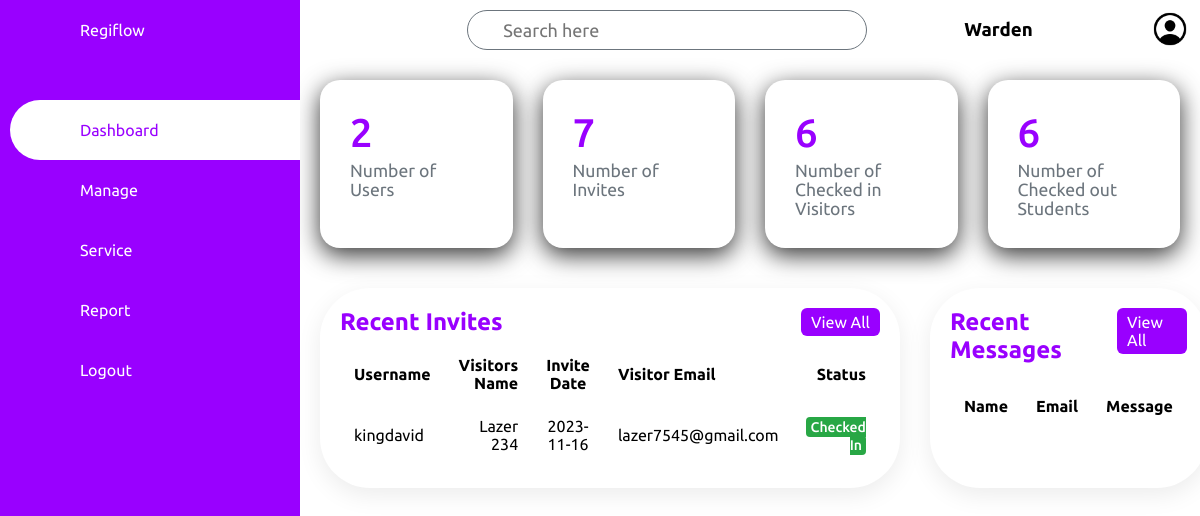
The app's page /BACKEND/Mutli_User/warden/dashboard.php (signed in) with its own data.
### tables this page shows
CREATE TABLE `invites` (
  `invite_id` int(3) UNSIGNED ZEROFILL NOT NULL,
  `username` varchar(45) NOT NULL,
  `invite_date` date NOT NULL,
  `visitor_name` varchar(125) NOT NULL,
  `visitor_email` varchar(125) NOT NULL,
  `visitor_phone` varchar(10) NOT NULL,
  `visitor_id` varchar(13) NOT NULL,
  `reason` varchar(50) NOT NULL,
  `parking_reserved` varchar(3) NOT NULL,
  `qrcode` longblob NOT NULL
);

### BACKEND/Mutli_User/warden/dashboard.php (the view, shortened to what this page needs)
<?php
$host = "localhost";
$username = "root";
$password = "";
$database = "visitors";
$conn = new mysqli($host, $username, $password, $database);
$userSql = "SELECT COUNT(*) as userCount FROM users";
$userResult = $conn->query($userSql);
if ($userResult->num_rows > 0) {
    $userRow = $userResult->fetch_assoc();
    $userCount = $userRow["userCount"];
} else {
    $userCount = 0;
}
$inviteSql = "SELECT COUNT(*) as inviteCount FROM invites";
$inviteResult = $conn->query($inviteSql);
if ($inviteResult->num_rows > 0) {
    $inviteRow = $inviteResult->fetch_assoc();
    $inviteCount = $inviteRow["inviteCount"];
} else {
    $inviteCount = 0;
}
$recentInvitesSql = "SELECT username, visitor_name, invite_date, visitor_email FROM invites ORDER BY invite_date DESC LIMIT 10";
$recentInvitesResult = $conn->query($recentInvitesSql);
if ($recentInvitesResult === false) {
    echo "Error: " . $conn->error;
} else {
    while ($row = $recentInvitesResult->fetch_assoc()) {
        $userName = $row["username"];
        $visitorName = $row["visitor_name"];
        $inviteDate = $row["invite_date"];
        $visitorEmail = $row["visitor_email"];
    }
}
$checkedInSql = "SELECT COUNT(*) as checkedInCount FROM scanned_qr";
$checkedInResult = $conn->query($checkedInSql);
if($checkedInResult->num_rows > 0) {
    $checkedInRow = $checkedInResult->fetch_assoc();
    $checkedInCount = $checkedInRow["checkedInCount"];
} else {
    $checkedInCount = 0;
}
$checkedOutSql = "SELECT COUNT(*) as checkedOutCount FROM scanned_qr WHERE checkout_time IS NOT NULL";
$checkedOutResult = $conn->query($checkedOutSql);
if ($checkedOutResult->num_rows > 0) {
    $checkedOutRow = $checkedOutResult->fetch_assoc();
    $checkedOutCount = $checkedOutRow["checkedOutCount"];
} else {
    $checkedOutCount = 0;
}
?>
<?php include 'include/header.php'; ?>
<?php include 'include/navigation.php'; ?>
            <div class="cardBox">
                <div class="card">
                    <div>
                        <div class="numbers"><?php echo $userCount; ?></div>
                        <div class="cardName">Number of Users</div>
                    </div>
                </div>
                <div class="card">
                    <div>
                        <div class="numbers"><?php echo $inviteCount; ?></div>
                        <div class="cardName">Number of Invites</div>
                    </div>
                </div>
                <div class="card">
                    <div>
                        <div class="numbers"><?php echo $checkedInCount; ?></div>
                        <div class="cardName">Number of Checked in Visitors</div>
                    </div>
                </div>
                <div class="card">
                    <div>
                        <div class="numbers"><?php echo $checkedOutCount; ?></div>
                        <div class="cardName">Number of Checked out Students</div>
                    </div>
                </div>
            </div>
            <div class="details">
                <div class="recentOrders">
                    <div class="cardHeader">
                        <h2>Recent Invites</h2>
                        <a href="#" class="btn">View All</a>
                    </div>
                    <table>
                        <thead>
                            <tr>
                                <td>Username</td>
                                <td>Visitors Name</td>
                                <td>Invite Date</td>
                                <td>Visitor Email</td>
                                <td>Status</td>
                            </tr>
                        </thead>
                        <tbody>
                            <tr>
                                <td><?php echo $userName; ?></td>
                                <td><?php echo $visitorName; ?></td>
                                <td><?php echo $inviteDate; ?></td>
                                <td><span><?php echo $visitorEmail; ?></span></td>
                                <td><span class="status pending">Checked In</span></td>
                            </tr>
                        </tbody>
                    </table>
                </div>
                <div class="recentOrders">
                    <div class="cardHeader">
                        <h2>Recent Messages</h2>
                        <a href="#" class="btn">View All</a>
                    </div>
                    <table>
                        <thead>
                            <tr>
                                <td>Name</td>
                                <td>Email</td>
                                <td>Message</td>
                            </tr>
                        </thead>
                        <tbody>
                            <tr>
                                <td><?php echo $name; ?></td>
                                <td><?php echo $email; ?></td>
                                <td><?php echo $communication; ?></td>
                            </tr>
                        </tbody>
                    </table>
                </div>
            </div>
        </div>
 </div>
<?php include 'include/footer.php'; ?>

### BACKEND/Mutli_User/warden/include/style.css (style rules this page uses)
* { font-family:'Ubuntu', sans-serif; margin:0; padding:0; box-sizing: border-box; }
:root { --blue: #9900ff; --white: #fff; --grey: #6c757d; --black1: #000; --black2: #212529; --purple: #6f42c1; --green: #28a745; --red: #dc3545; --yellow: #ffc107; }
body { min-height: 100vh; overflow-x: hidden; }
.cardBox { position: relative; width: 100%; padding: 20px; display: grid; grid-template-columns: repeat(4,1fr); grid-gap: 30px; }
.cardBox .card { position: relative; background: var(--white); padding: 30px; border-radius: 20px; display: flex; justify-content: space-between; box-shadow: 0 7px 25px rgba(0,0,0,0.8); }
.cardBox .card .numbers { position: relative; font-weight: 500; font-size: 2.5em; color: var(--blue); }
.cardBox .card .cardName { font-size: 1.1em; color: var(--grey); margin-top: 5px; }
.details { position: relative; width: 100%; padding: 20px; display: grid; grid-template-columns: 2fr 1fr; grid-gap: 30px; }
.details .recentOrders { position: relative; display: grid; min-height: 200px; background: var(--white); padding: 20px; box-shadow: 0 7px 25px rgba(0,0,0,0.08); border-radius: 50px; }
.cardHeader { display: flex; justify-content: space-between; align-items: flex-start; }
.cardHeader h2 { font-weight: 600; color: var(--blue); }
.btn { position: relative; padding: 5px 10px; background: var(--blue); text-decoration: none; color: var(--white); border-radius: 6px; }
.details table { width: 100%; border-collapse: collapse; }
.details table thead td { font-weight: 600; }
.details .recentOrders table tr { color: var(--black); border-bottom: 1px solid rgba(0,0,0,0.1); }
.details .recentOrders table tr:last-child { border-bottom: none; }
.details .recentOrders table tr td { padding: 10px 14px; }
.details .recentOrders table tr td:last-child { text-align: end; }
.details .recentOrders table tr td:nth-child(2) { text-align: end; }
.details .recentOrders table tr td:nth-child(3) { text-align: center; }
.status.pending { padding: 2px 4px; background: var(--green); color: var(--white); border-radius: 4px; font-size: 14px; font-weight: 500; }

### records on screen
invites: username "kingdavid", visitor_name "Lazer 234", invite_date "2023-11-16", visitor_email "lazer7545@gmail.com"

### other values on screen
$userCount "2"
$inviteCount "7"
$checkedInCount "6"
$checkedOutCount "6"
